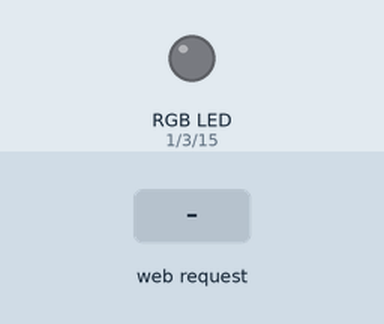
Bench run of a sketch on a simulated ESP8266 (NodeMCU). Shown: an RGB LED mixed from three pins (HIGH = lit). Inputs (shaded band) come from the test bench. WiFi joins after 1.5 s; servers stay silent unless stated; what the sketch prints to the serial monitor is not drawn.

Above: at 0.1 s.
At 3.7 s:
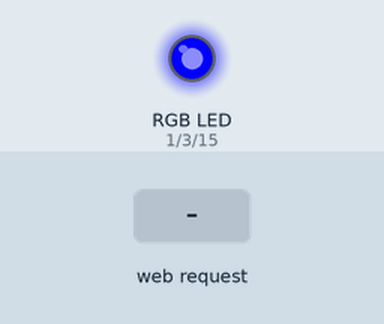
3.8 s: HTTP request GET /LEDOn received
At 5.2 s:
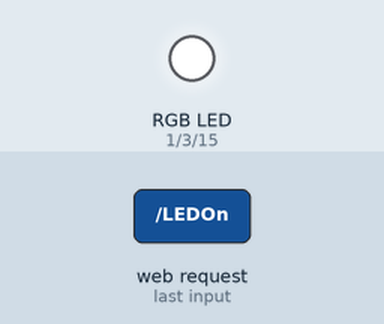
Timing chart, 0 to 13.3 s (numbered marks = the images above; inputs shaded):
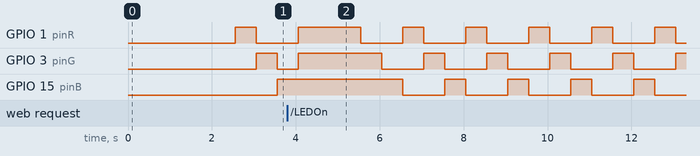

The sketch:

sketch_RGB.ino
```cpp
#include <ESP8266WiFi.h>
#include <WiFiClient.h>
#include <ESP8266WebServer.h>
#include <ESP8266mDNS.h>

//Создаем экземпляр класса для DNS
MDNSResponder mdns;

//Задаём параметры сети
const char* ssid = "iPhone Дмитрий";
const char* password = "cbmk5e67va0t7";

ESP8266WebServer server(80);

String webPage = "";

//объявляем переменные с номерами пинов
int pinR = 1;
int pinG = 3;
int pinB = 15;

void setup() {
  webPage += "<h1>G1Tech: ESP8266 Web Server</h1><p>LED = 16 <a href=\"LEDOn\"><button>ON</button></a>&nbsp;<a href=\"LEDOff\"><button>OFF</button></a></p>";

  //объявляем используемые порты
  pinMode(pinR, OUTPUT);
  pinMode(pinG, OUTPUT);
  pinMode(pinB, OUTPUT);
  digitalWrite(pinR, LOW);
  digitalWrite(pinG, LOW);
  digitalWrite(pinB, LOW);

  delay(1000);
  Serial.begin(9600);
  WiFi.begin(ssid, password);
  Serial.println("GO!");

  //Устанавливаем соединение
  while (WiFi.status() != WL_CONNECTED) {
    delay(500);
    Serial.print(".");
  }
  Serial.println("YES!");
  Serial.print("Connected to ");
  Serial.println(ssid);
  Serial.print("IP adres: ");
  Serial.println(WiFi.localIP());

  if (mdns.begin("esp8266", WiFi.localIP())) {
    Serial.println("MDNS responder started");
  }

  server.on("/", [] () {
    server.send(200, "text/html", webPage);
  });

  server.on("/LEDOn", [] () {
    server.send(200, "text/html", webPage);
    digitalWrite(pinR, HIGH);
    digitalWrite(pinG, HIGH);
    digitalWrite(pinB, HIGH);
    delay(1000);
  });

  server.on("/LEDOff", [] () {
    server.send(200, "text/html", webPage);
    digitalWrite(pinR, LOW);
    digitalWrite(pinG, LOW);
    digitalWrite(pinB, LOW);
    delay(1000);
  });

  server.begin();
  Serial.println("HTTP server started");
}

void loop() {
  server.handleClient();

  digitalWrite(pinR, HIGH); //включаем красный
  delay(500); //ждем 500 Мс
  digitalWrite(pinR, LOW); //выключаем красный
  digitalWrite(pinG, HIGH); //включаем зеленый
  delay(500); //ждем 500 Мс
  digitalWrite(pinG, LOW); //выключаем зеленый
  digitalWrite(pinB, HIGH); //включаем синий
  delay(500); //ждем 500 Мс
  digitalWrite(pinB, LOW); //выключаем синий

}
```

Measured:
- by itself, GPIO 1 (pinR), GPIO 3 (pinG): repeats every 1.5 s: LOW 1.0 s, HIGH 0.50 s
- by itself, GPIO 15 (pinB): alternates HIGH for 0.50 s and LOW for 1.0 s
